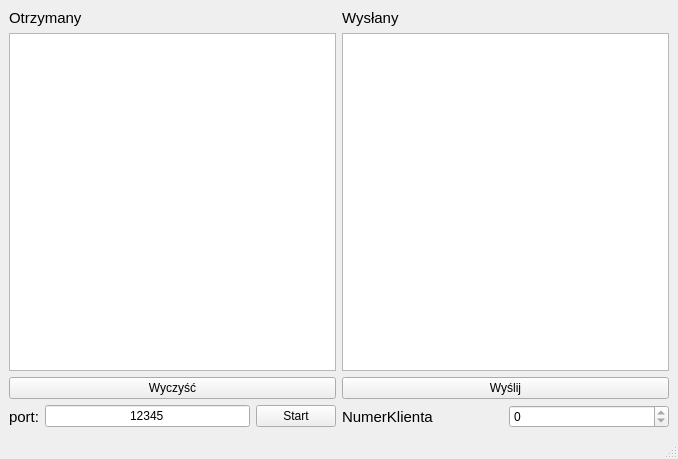
<?xml version="1.0" encoding="UTF-8"?>
<ui version="4.0">
 <class>ServerMV</class>
 <widget class="QMainWindow" name="ServerMV">
  <property name="geometry">
   <rect>
    <x>0</x>
    <y>0</y>
    <width>678</width>
    <height>459</height>
   </rect>
  </property>
  <property name="windowTitle">
   <string>ServerMV</string>
  </property>
  <widget class="QWidget" name="centralwidget">
   <layout class="QGridLayout" name="gridLayout">
    <item row="0" column="0">
     <layout class="QVBoxLayout" name="verticalLayout">
      <item>
       <widget class="QLabel" name="label_2">
        <property name="font">
         <font>
          <pointsize>11</pointsize>
         </font>
        </property>
        <property name="text">
         <string>Otrzymany</string>
        </property>
       </widget>
      </item>
      <item>
       <widget class="QTextEdit" name="recEdit">
        <property name="readOnly">
         <bool>true</bool>
        </property>
       </widget>
      </item>
      <item>
       <widget class="QPushButton" name="clrBut">
        <property name="text">
         <string>Wyczyść</string>
        </property>
       </widget>
      </item>
     </layout>
    </item>
    <item row="0" column="1">
     <layout class="QVBoxLayout" name="verticalLayout_2">
      <item>
       <widget class="QLabel" name="label_3">
        <property name="font">
         <font>
          <pointsize>11</pointsize>
         </font>
        </property>
        <property name="text">
         <string>Wysłany</string>
        </property>
       </widget>
      </item>
      <item>
       <widget class="QTextEdit" name="sendText"/>
      </item>
      <item>
       <widget class="QPushButton" name="sendBut">
        <property name="text">
         <string>Wyślij</string>
        </property>
       </widget>
      </item>
     </layout>
    </item>
    <item row="1" column="0">
     <layout class="QHBoxLayout" name="horizontalLayout">
      <item>
       <widget class="QLabel" name="label">
        <property name="font">
         <font>
          <pointsize>11</pointsize>
         </font>
        </property>
        <property name="text">
         <string>port:</string>
        </property>
       </widget>
      </item>
      <item>
       <widget class="QLineEdit" name="portEdit">
        <property name="text">
         <string>12345</string>
        </property>
        <property name="alignment">
         <set>Qt::AlignmentFlag::AlignCenter</set>
        </property>
       </widget>
      </item>
      <item>
       <widget class="QPushButton" name="startBut">
        <property name="text">
         <string>Start</string>
        </property>
       </widget>
      </item>
     </layout>
    </item>
    <item row="1" column="1">
     <layout class="QHBoxLayout" name="horizontalLayout_2">
      <item>
       <widget class="QLabel" name="label_4">
        <property name="font">
         <font>
          <pointsize>11</pointsize>
         </font>
        </property>
        <property name="text">
         <string>NumerKlienta</string>
        </property>
       </widget>
      </item>
      <item>
       <widget class="QSpinBox" name="cliNum">
        <property name="maximum">
         <number>0</number>
        </property>
       </widget>
      </item>
     </layout>
    </item>
   </layout>
  </widget>
  <widget class="QMenuBar" name="menubar">
   <property name="geometry">
    <rect>
     <x>0</x>
     <y>0</y>
     <width>678</width>
     <height>21</height>
    </rect>
   </property>
  </widget>
  <widget class="QStatusBar" name="statusbar"/>
 </widget>
 <resources/>
 <connections/>
</ui>
